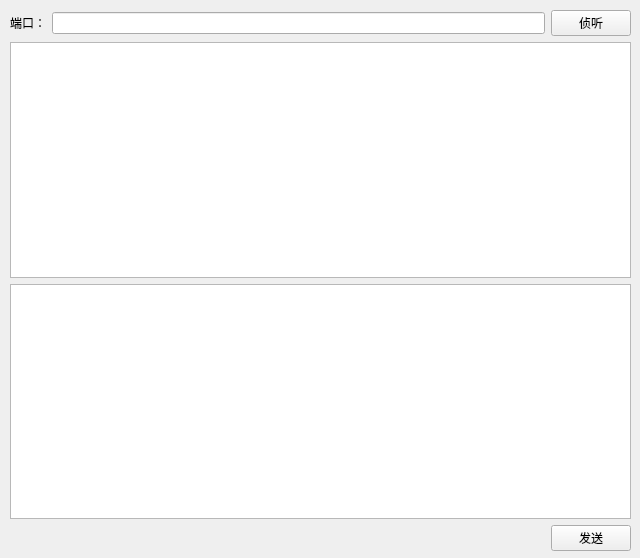
<?xml version="1.0" encoding="UTF-8"?>
<ui version="4.0">
 <class>Tcp_Server</class>
 <widget class="QWidget" name="Tcp_Server">
  <property name="geometry">
   <rect>
    <x>0</x>
    <y>0</y>
    <width>640</width>
    <height>558</height>
   </rect>
  </property>
  <property name="windowTitle">
   <string>Form</string>
  </property>
  <widget class="QWidget" name="">
   <property name="geometry">
    <rect>
     <x>10</x>
     <y>10</y>
     <width>621</width>
     <height>541</height>
    </rect>
   </property>
   <layout class="QGridLayout" name="gridLayout">
    <item row="0" column="0">
     <widget class="QLabel" name="label">
      <property name="text">
       <string>端口：</string>
      </property>
     </widget>
    </item>
    <item row="0" column="1">
     <widget class="QLineEdit" name="txt_Port"/>
    </item>
    <item row="0" column="2">
     <widget class="QPushButton" name="btn_Listen">
      <property name="text">
       <string>侦听</string>
      </property>
     </widget>
    </item>
    <item row="1" column="0" colspan="3">
     <widget class="QTextEdit" name="textEdit_Rev"/>
    </item>
    <item row="2" column="0" colspan="3">
     <widget class="QTextEdit" name="textEdit_Send"/>
    </item>
    <item row="3" column="2">
     <widget class="QPushButton" name="btn_Send">
      <property name="text">
       <string>发送</string>
      </property>
     </widget>
    </item>
   </layout>
  </widget>
 </widget>
 <resources/>
 <connections/>
</ui>
